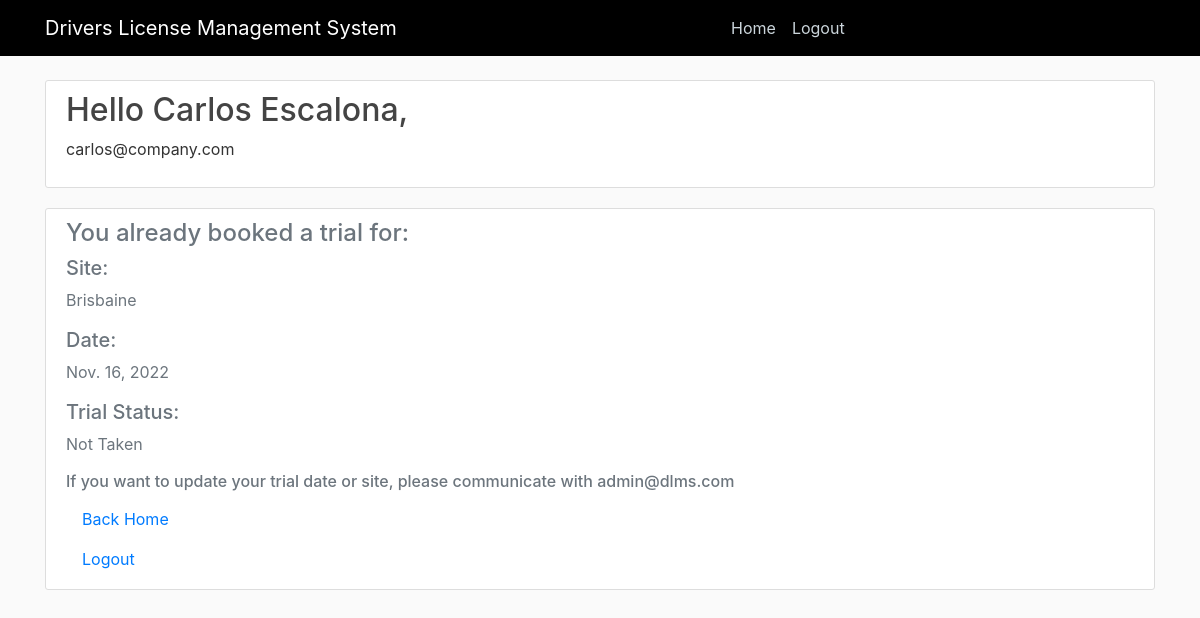
The app's page /booking/ (signed in), older data.
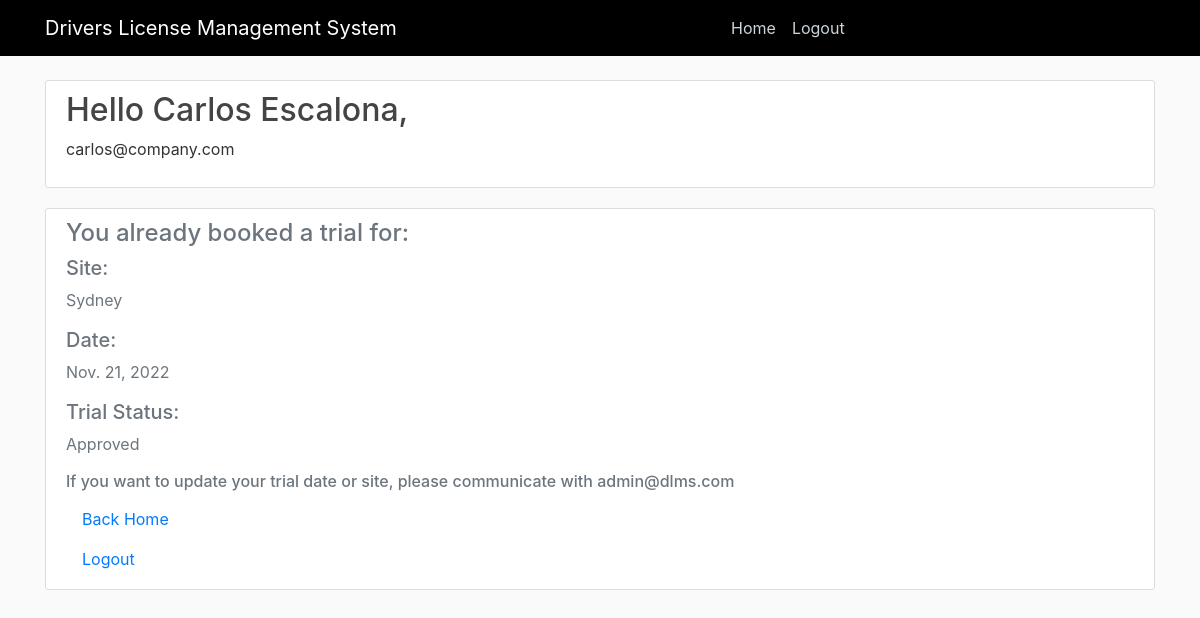
The same page, newer data.
### users/models.py (models this page shows, shortened)
class Booking(models.Model):
    TRIAL_STATUS = (
        ("Not Taken", ("Not Taken")),
        ("Approved", ("Approved")),
        ("Rejected", ("Rejected")),
    )
    user = models.OneToOneField(User, on_delete=models.CASCADE)
    booked_user = models.BooleanField("Booked trial", default=False)
    booked_site = models.CharField("Booking Site", max_length=32, default="")
    booked_date = models.DateField("Booking Date", default=timezone.now)
    booked_time = models.TimeField("Booking Time", default=timezone.now,)
    trial_status = models.CharField("Trial Status", max_length=32, choices=TRIAL_STATUS, default="Not Taken")

### users/views.py (the view)
# urls.py: path('booking/', user_views.booking, name="booking"),
@login_required
def booking(request):
    user_id = request.user.id
    if request.method == "POST":
        b_form = BookingForm(request.POST, instance=request.user.booking)
        if b_form.is_valid():
            b_form.save()
            messages.success(request, f"Your booking has been set")
            return redirect("profile")
    else:
        b_form = BookingForm(instance=request.user.booking)
    context = {
        'b_form': b_form,
        'booking': Booking.objects.get(id=user_id)
    }
    form = BookingForm()
    return render(request, "users/booking.html", context)

### users/templates/users/booking.html (shortened to what this page needs)
{% extends "users/base.html" %}
{% load crispy_forms_tags %}
{% block content %}
<main role="main" class="container">
    <div class="content-section">
        <h2>Hello {{ user.first_name }} {{ user.last_name }}, </h2>
        <p>{{ user.email }}</p>
    </div>
    <div class="content-section">
        {% if booking.booked_user %}
        <h4 class='text-muted'>You already booked a trial for: </h4>
        <h5 class='text-muted'>Site: </h5>
            <p class='text-muted'>{{ booking.booked_site }}</p>
          <h5 class='text-muted'>Date: </h5>
            <p class='text-muted'>{{ booking.booked_date }}</p>
            <h5 class='text-muted'>Trial Status: </h5>
            <p class='text-muted'>{{ booking.trial_status }}</p>
            <h6 class='text-muted'>If you want to update your trial date or site, please communicate with admin@dlms.com</h5>
          {% endif %}
        <div>
          <ul class="list-group">
            <a class="nav-item nav-link" href="{% url 'profile' %}">Back Home</a>
            <a class="nav-item nav-link" href="{% url 'logout' %}">Logout</a>
          </ul>
        </div>
    </div>
</main>
{% endblock content %}

Row changes from the older to the newer data that the page shows:
changed Booking: booked_site "Brisbaine" → "Sydney"; booked_date "Nov. 16, 2022" → "Nov. 21, 2022"; trial_status "Not Taken" → "Approved"
